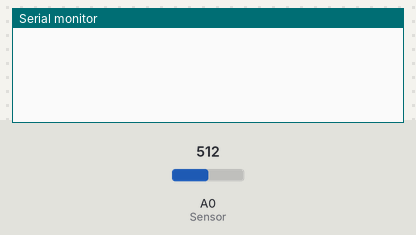
Simulated run of this sketch. Board: Arduino Uno, built with avr-gcc and run on an emulated ATmega328P. Shown: the last lines printed to the serial monitor. Inputs (shaded band) come from the test bench; at power-on: A0 (Sensor) = 512.

Above: at 1.8 s.
1.9 s: A0 (Sensor) set to 490
At 2.8 s:
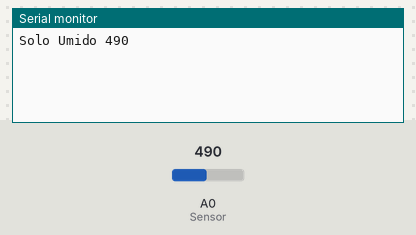
4.5 s: A0 (Sensor) set to 390
At 5.5 s:
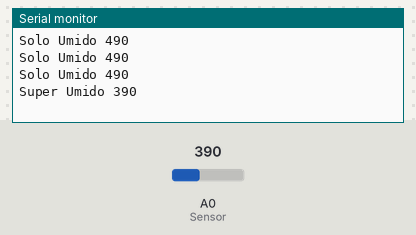
7.5 s: A0 (Sensor) set to 290
At 8.8 s:
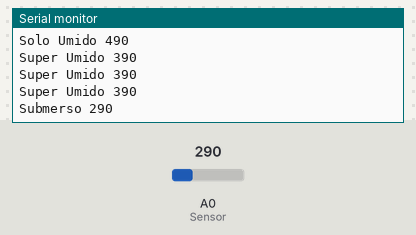
10.5 s: A0 (Sensor) set to 610
At 11.4 s:
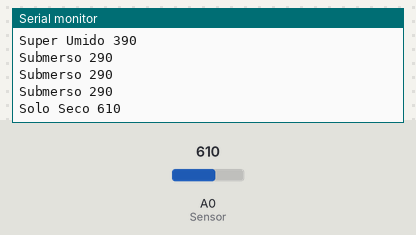

The sketch:

sketch_may23a.ino
```cpp
int ativaSensor = 8;
int Sensor = A0;
int val;
int temp = 1000;
void setup(){
pinMode(ativaSensor, OUTPUT);
Serial.begin(9600);
}
void loop(){
digitalWrite(ativaSensor, HIGH);
val = analogRead(Sensor);
if(val >= 600){
Serial.print("Solo Seco ");
Serial.println(val);
}
if((val > 400)&&(val <= 500)){
Serial.print("Solo Umido ");
Serial.println(val);
}
if((val >= 300)&&(val < 400)){
Serial.print("Super Umido ");
Serial.println(val);
}
if(val < 300){
Serial.print("Submerso ");
Serial.println(val);
}
digitalWrite(ativaSensor, LOW);
delay(temp);
}
```

Measured:
- after the input at 1.9 s, the serial monitor: prints a new line after 0.10 s (image 1)
- after the input at 4.5 s, the serial monitor: prints a new line after 0.50 s (image 2)
- after the input at 7.5 s, the serial monitor: prints a new line after 0.50 s (image 3)
- after the input at 10.5 s, the serial monitor: prints a new line after 0.50 s (image 4)
